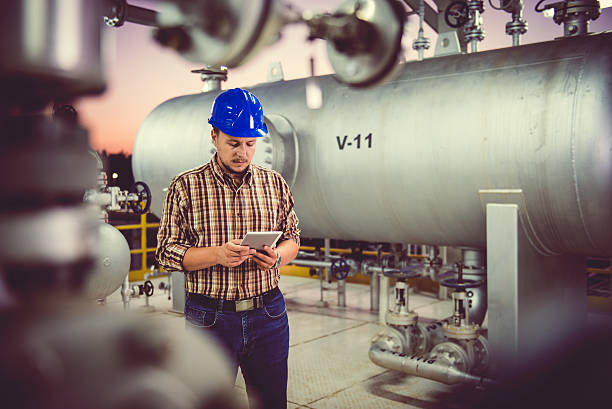
#> input picture 1208/02_Edge/img/workman.jpg, 612 x 409 px
$ jupyter execute 2-1_Sobel.ipynb
#> lines starting #> are read from the running program, lines starting #| are printed output that depends on the picture
# OpenCV_邊緣偵測-Sobel

本節介紹的是在邊緣偵測中常用到的幾個方法，在影像中若是可以將物體的邊緣都清楚的描述出來，將可以幫助我們在後續標註及偵測目標物上，將會有大大的提昇辨識率。
OpenCV有內建幾個邊緣偵測的方法(Sobel、Laplacian、Canny)，也都有相對應的函式可以使用。

[cell 1]
import numpy as np
import cv2 as cv

[cell 2]
#載入範例影像，並將其轉換為灰階影像
#img = cv.imread("./img/aoi_detect.jpg")
#img = cv.imread("./img/board.jpg")
#img = cv.imread("./img/polystyrene.jpg")
img = cv.imread("./img/workman.jpg")
#> img is the input picture: shape (409, 612, 3); mean B, G, R 114.4, 120.3, 133.3

gray = cv.cvtColor(img, cv.COLOR_BGR2GRAY)
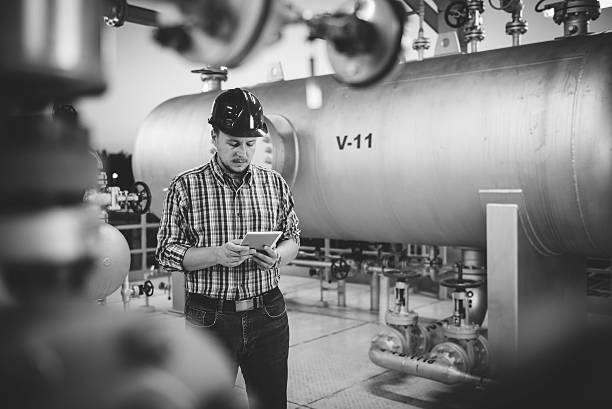
#> gray: shape (409, 612); min 2, max 254, mean 123.5

#顯示影像處理結果並與原圖比較
cv.imshow('original',img)
cv.imshow('gray',gray)

cv.waitKey()
cv.destroyAllWindows()

## 可更改參數：
### 1.ksize : Sobel的運算子大小，必須為1,3,5,7

[cell 3]
# Sobel 分別針對 x 與 y 方向響應
# Sobel 計算 x 與 y 方向響應介於-1020~1020(若使用 8-bits unsigned integer 無法表示)
# 因此此處使用 16-bits signed integer
# Sobel 將響應計算結果(-1020~1020)取絕對值後轉成 uint-8

# src : 預做處理的圖片(灰階)。
# ddepth : 圖片深度，-1為採用與原圖像深度，必須大於等於原圖像。
# dx, dy : 是否在x, y方向上做計算。
# ksize : Sobel的運算子大小，必須為1,3,5,7。

dx = cv.Sobel(src=gray, ddepth=cv.CV_16S, dx=1, dy=0, ksize=3)
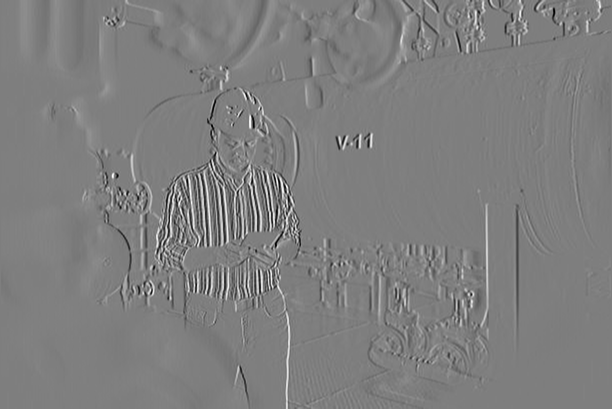
#> dx: shape (409, 612) int16; min -884, max 891, mean 0.4; drawn with min black and max white
dy = cv.Sobel(src=gray, ddepth=cv.CV_16S, dx=0, dy=1, ksize=3)
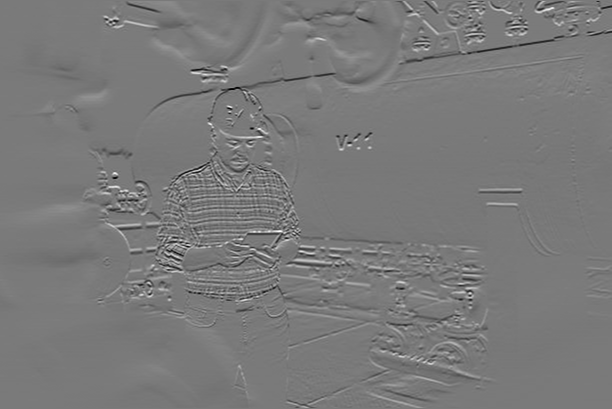
#> dy: shape (409, 612) int16; min -871, max 945, mean -0.9; drawn with min black and max white

Xaxis = cv.convertScaleAbs(src=dx)
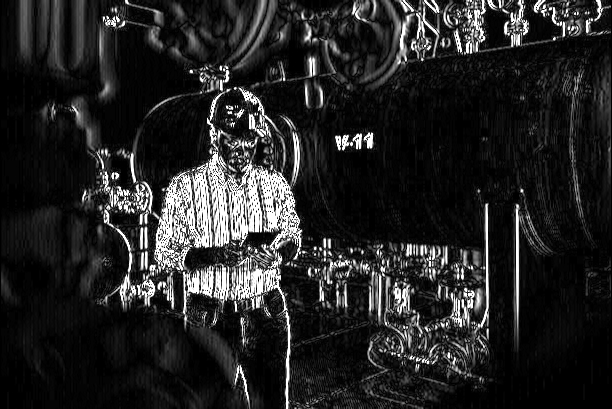
#> Xaxis: shape (409, 612); min 0, max 255, mean 37
Yaxis = cv.convertScaleAbs(src=dy)
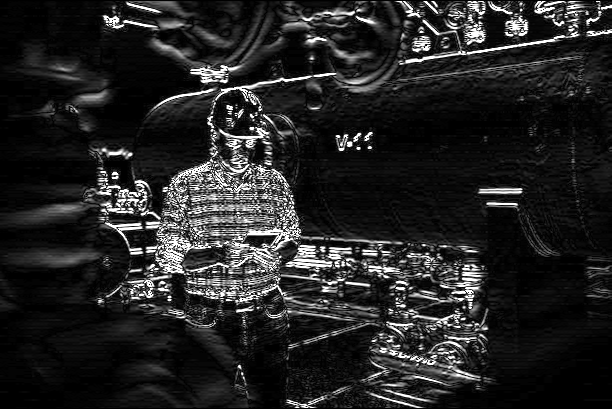
#> Yaxis: shape (409, 612); min 0, max 255, mean 36.4

cv.imshow('x_axis',Xaxis)
cv.imshow('y_axis',Yaxis)

cv.waitKey()
cv.destroyAllWindows()

## 可更改參數：
### 1.alpha, beta : 分別為兩張圖的透明度
### 2.gamma : 調整亮度

[cell 4]
# Sobel 將 x 與 y 方向響應合併

# src1, src2 : 欲合成的兩張圖片。
# alpha, beta : 分別為兩張圖的透明度。
# gamma : 調整亮度。

sobel = cv.addWeighted(src1=Xaxis, alpha=0.5, src2=Yaxis,beta=0.5, gamma=0)
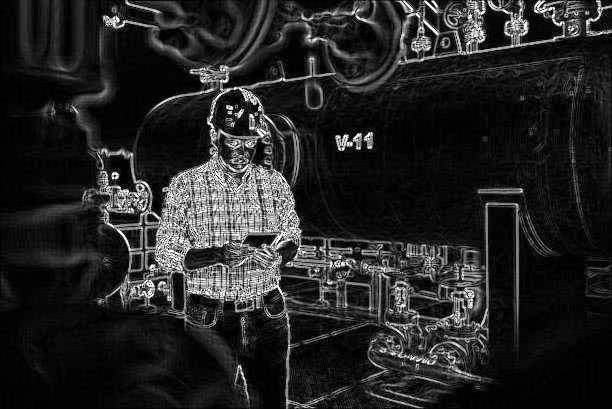
#> sobel: shape (409, 612); min 0, max 255, mean 36.7

cv.imshow('original', img)
cv.imshow('sobel',sobel)

cv.waitKey()
cv.destroyAllWindows()

$ run again, with 1208/02_Edge/img/polystyrene.jpg copied over 1208/02_Edge/img/workman.jpg
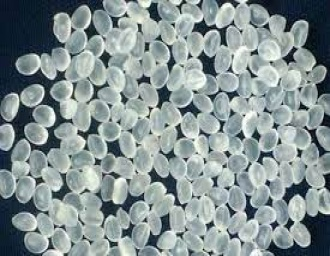
#> input picture 1208/02_Edge/img/polystyrene.jpg, 330 x 256 px
#> img is the input picture: shape (256, 330, 3); mean B, G, R 148.3, 147.4, 133.8
#> `dy = cv.Sobel(src=gray, ddepth=cv.CV_16S, dx=0, dy=1, ksize=3)`:
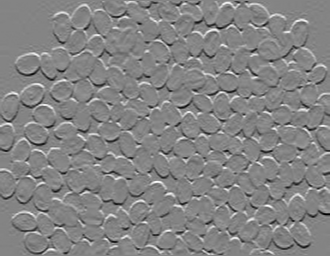
#> dy: shape (256, 330) int16; min -810, max 754, mean 1.5; drawn with min black and max white
#> `sobel = cv.addWeighted(src1=Xaxis, alpha=0.5, src2=Yaxis,beta=0.5, gam..`:
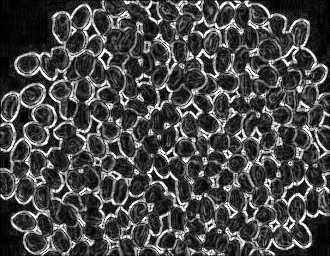
#> sobel: shape (256, 330); min 0, max 255, mean 72.5
